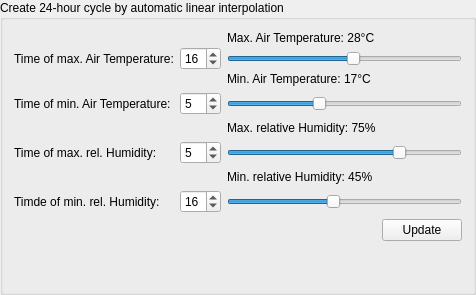
                       <widget class="QGroupBox" name="gb_24hCycle">
                        <property name="title">
                         <string>Create 24-hour cycle by automatic linear interpolation</string>
                        </property>
                        <layout class="QGridLayout" name="gridLayout_79">
                         <item row="9" column="0">
                          <widget class="QLabel" name="lb_timeMinHum">
                           <property name="text">
                            <string>Timde of min. rel. Humidity:</string>
                           </property>
                          </widget>
                         </item>
                         <item row="10" column="0" colspan="2">
                          <spacer name="horizontalSpacer_25">
                           <property name="orientation">
                            <enum>Qt::Orientation::Horizontal</enum>
                           </property>
                           <property name="sizeHint" stdset="0">
                            <size>
                             <width>40</width>
                             <height>20</height>
                            </size>
                           </property>
                          </spacer>
                         </item>
                         <item row="7" column="3">
                          <widget class="QLabel" name="lb_minHum">
                           <property name="text">
                            <string>Min. relative Humidity: 45%</string>
                           </property>
                          </widget>
                         </item>
                         <item row="9" column="1">
                          <widget class="QSpinBox" name="sb_timeMinHum">
                           <property name="maximum">
                            <number>23</number>
                           </property>
                           <property name="value">
                            <number>16</number>
                           </property>
                          </widget>
                         </item>
                         <item row="0" column="1" rowspan="3">
                          <widget class="QSpinBox" name="sb_timeMaxT">
                           <property name="sizePolicy">
                            <sizepolicy hsizetype="Preferred" vsizetype="Fixed">
                             <horstretch>0</horstretch>
                             <verstretch>0</verstretch>
                            </sizepolicy>
                           </property>
                           <property name="minimum">
                            <number>0</number>
                           </property>
                           <property name="maximum">
                            <number>23</number>
                           </property>
                           <property name="value">
                            <number>16</number>
                           </property>
                          </widget>
                         </item>
                         <item row="1" column="3" colspan="2">
                          <widget class="QSlider" name="hs_maxT">
                           <property name="minimum">
                            <number>-10</number>
                           </property>
                           <property name="maximum">
                            <number>60</number>
                           </property>
                           <property name="value">
                            <number>28</number>
                           </property>
                           <property name="orientation">
                            <enum>Qt::Orientation::Horizontal</enum>
                           </property>
                          </widget>
                         </item>
                         <item row="2" column="3">
                          <widget class="QLabel" name="lb_minT">
                           <property name="text">
                            <string>Min. Air Temperature: 17°C</string>
                           </property>
                          </widget>
                         </item>
                         <item row="6" column="0">
                          <widget class="QLabel" name="lb_timeMaxHum">
                           <property name="frameShape">
                            <enum>QFrame::Shape::NoFrame</enum>
                           </property>
                           <property name="text">
                            <string>Time of max. rel. Humidity:</string>
                           </property>
                          </widget>
                         </item>
                         <item row="3" column="3" colspan="2">
                          <widget class="QSlider" name="hs_minT">
                           <property name="minimum">
                            <number>-10</number>
                           </property>
                           <property name="maximum">
                            <number>60</number>
                           </property>
                           <property name="value">
                            <number>17</number>
                           </property>
                           <property name="orientation">
                            <enum>Qt::Orientation::Horizontal</enum>
                           </property>
                          </widget>
                         </item>
                         <item row="3" column="1">
                          <widget class="QSpinBox" name="sb_timeMinT">
                           <property name="maximum">
                            <number>23</number>
                           </property>
                           <property name="value">
                            <number>5</number>
                           </property>
                          </widget>
                         </item>
                         <item row="6" column="1">
                          <widget class="QSpinBox" name="sb_timeMaxHum">
                           <property name="maximum">
                            <number>23</number>
                           </property>
                           <property name="value">
                            <number>5</number>
                           </property>
                          </widget>
                         </item>
                         <item row="3" column="0">
                          <widget class="QLabel" name="lb_timeMinT">
                           <property name="text">
                            <string>Time of min. Air Temperature:</string>
                           </property>
                          </widget>
                         </item>
                         <item row="0" column="0" rowspan="3">
                          <widget class="QLabel" name="lb_timeMaxT">
                           <property name="text">
                            <string>Time of max. Air Temperature:</string>
                           </property>
                          </widget>
                         </item>
                         <item row="5" column="3">
                          <widget class="QLabel" name="lb_maxHum">
                           <property name="text">
                            <string>Max. relative Humidity: 75%</string>
                           </property>
                          </widget>
                         </item>
                         <item row="0" column="3">
                          <widget class="QLabel" name="lb_maxT">
                           <property name="text">
                            <string>Max. Air Temperature: 28°C</string>
                           </property>
                          </widget>
                         </item>
                         <item row="6" column="3" colspan="2">
                          <widget class="QSlider" name="hs_maxHum">
                           <property name="maximum">
                            <number>100</number>
                           </property>
                           <property name="value">
                            <number>75</number>
                           </property>
                           <property name="orientation">
                            <enum>Qt::Orientation::Horizontal</enum>
                           </property>
                          </widget>
                         </item>
                         <item row="9" column="3" colspan="2">
                          <widget class="QSlider" name="hs_minHum">
                           <property name="maximum">
                            <number>100</number>
                           </property>
                           <property name="value">
                            <number>45</number>
                           </property>
                           <property name="orientation">
                            <enum>Qt::Orientation::Horizontal</enum>
                           </property>
                          </widget>
                         </item>
                         <item row="10" column="4">
                          <widget class="QPushButton" name="bt_updateSF">
                           <property name="text">
                            <string>Update</string>
                           </property>
                          </widget>
                         </item>
                         <item row="11" column="1">
                          <spacer name="verticalSpacer_5">
                           <property name="orientation">
                            <enum>Qt::Orientation::Vertical</enum>
                           </property>
                           <property name="sizeHint" stdset="0">
                            <size>
                             <width>20</width>
                             <height>40</height>
                            </size>
                           </property>
                          </spacer>
                         </item>
                        </layout>
                       </widget>
